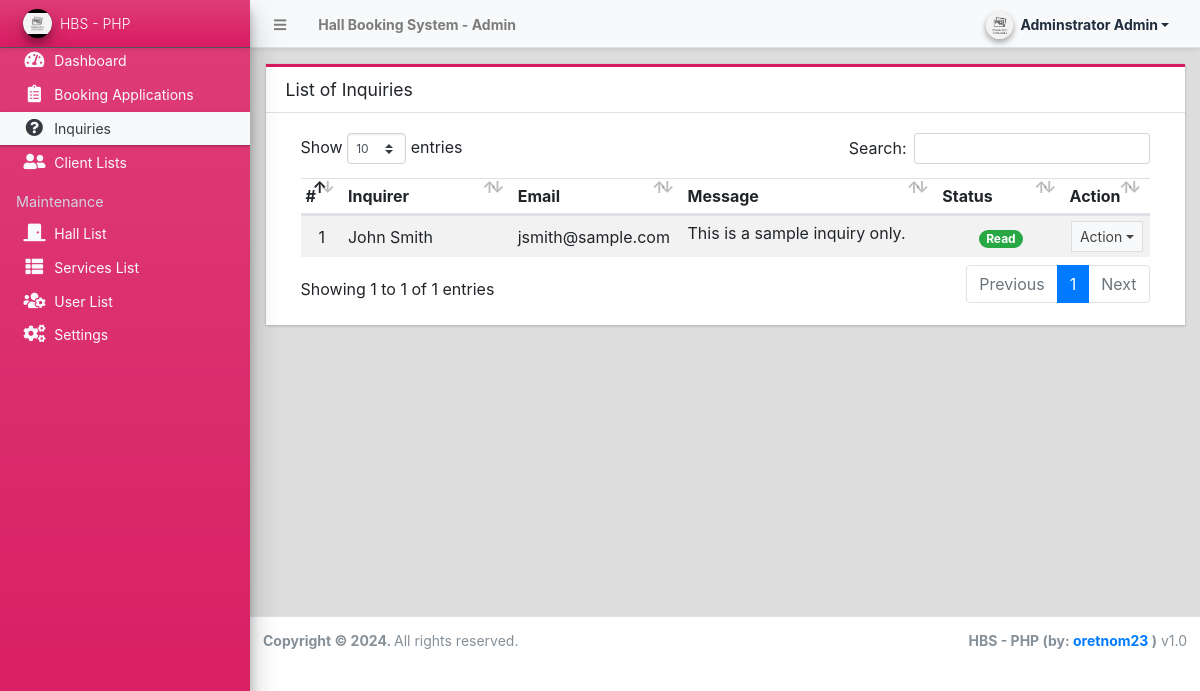
The page /admin/?page=inquiries (signed in) on the database its author committed.
### tables this page shows
CREATE TABLE `message_list` (
  `id` int(30) NOT NULL,
  `fullname` text NOT NULL,
  `contact` text NOT NULL,
  `email` text NOT NULL,
  `message` text NOT NULL,
  `status` tinyint(1) NOT NULL DEFAULT 0,
  `date_created` datetime NOT NULL DEFAULT current_timestamp()
);

### admin/inquiries/index.php (the view, shortened to what this page needs)
<div class="card card-outline card-maroon rounded-0">
	<div class="card-header">
		<h3 class="card-title">List of Inquiries</h3>
	</div>
	<div class="card-body">
		<div class="container-fluid">
        <div class="container-fluid">
			<table class="table table-hover table-striped">
				<colgroup>
					<col width="5%">
					<col width="20%">
					<col width="20%">
					<col width="30%">
					<col width="15%">
					<col width="10%">
				</colgroup>
				<thead>
					<tr>
						<th>#</th>
						<th>Inquirer</th>
						<th>Email</th>
						<th>Message</th>
						<th>Status</th>
						<th>Action</th>
					</tr>
				</thead>
				<tbody>
					<?php
						$i = 1;
						$qry = $conn->query("SELECT * from `message_list`  order by status asc, unix_timestamp(date_created) desc ");
						while($row = $qry->fetch_assoc()):
					?>
						<tr>
							<td class="text-center"><?php echo $i++; ?></td>
							<td><?php echo ucwords($row['fullname']) ?></td>
							<td><?php echo ($row['email']) ?></td>
							<td class="truncate-1"><?php echo ($row['message']) ?></td>
							<td class="text-center">
								<?php if($row['status'] == 1): ?>
									<span class="badge badge-pill badge-success">Read</span>
								<?php else: ?>
								<span class="badge badge-pill badge-primary">Unread</span>
								<?php endif; ?>
							</td>
							<td align="center">
								 <button type="button" class="btn btn-flat btn-default btn-sm dropdown-toggle dropdown-icon" data-toggle="dropdown">
				                  		Action
				                  </button>
							</td>
						</tr>
					<?php endwhile; ?>
				</tbody>
			</table>
		</div>
		</div>
	</div>
</div>

### rows shown on the page
message_list: fullname "John Smith", email "jsmith@sample.com", message "This is a sample inquiry only.", status "Read"

### other values the page prints
$_settings->info('name') "Hall Booking System"
$_settings->userdata('firstname').' '.$_settings->userdata('lastname') "Adminstrator Admin"
$_settings->info('short_name') "HBS - PHP"
